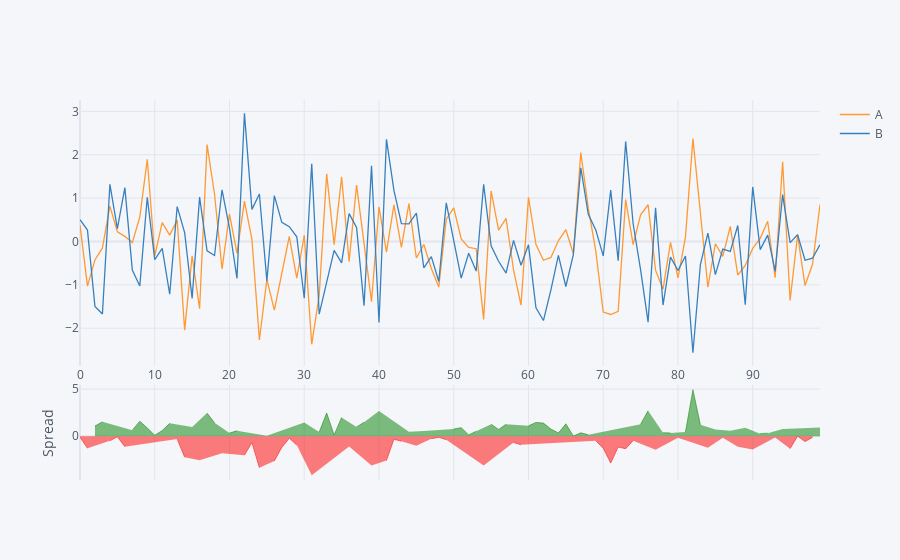

The notebook cell this image was saved under:
### Code cell
df[["A" ,"B"]].iplot(kind = "spread")
